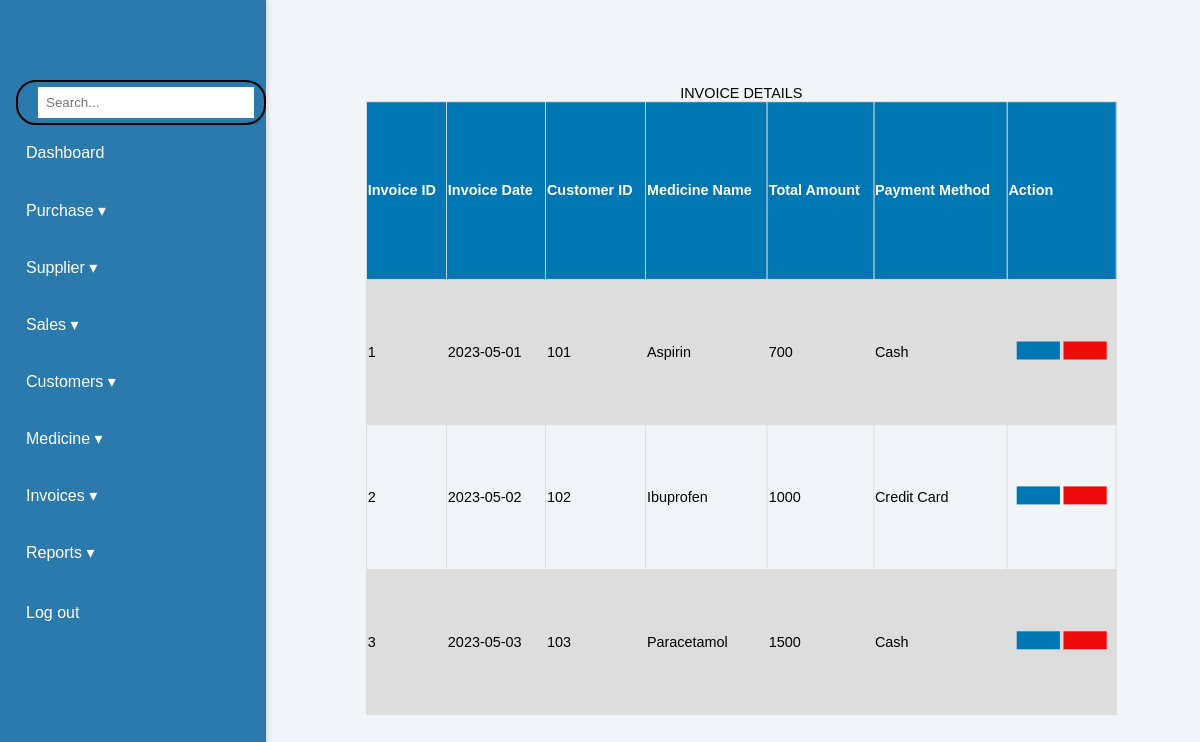
The app's page /invoices-view.php with its own data.
### tables this page shows
CREATE TABLE `invoices` (
  `INVOICE ID` int(11) NOT NULL,
  `INVOICE DATE` date NOT NULL,
  `CUSTOMER ID` int(11) NOT NULL,
  `MEDICINE NAME` text NOT NULL,
  `TOTAL AMOUNT` int(50) NOT NULL,
  `PAYMENT METHOD` text NOT NULL
);

### invoices-view.php (the view, shortened to what this page needs)
<!DOCTYPE html>
<html lang="en">
<head>
    <link rel="stylesheet" href="style.css">
    <link rel="stylesheet" href="Table1.css">
</head>
<body>
<div class="container">
<aside class="sidebar">
            <div class="profile">
            </div>
            <div class="search-bar">
                <input type="text" id="searchInput" placeholder="Search..." onkeyup="filterCards()">
            </div>
            <nav>
                <ul>
                    <li>
                        <ion-icon name="home-outline"></ion-icon> <a href="index.php">Dashboard</a>
                    </li>
                    <li>
                        <span class="dropdown">
                            <ion-icon name="cart-outline"></ion-icon> Purchase &#9662;
                        </span>
                    </li>
                    <li>
                        <span class="dropdown">
                            <ion-icon name="person-add-outline"></ion-icon> Supplier &#9662;
                        </span>
                    </li>
                    <li>
                        <span class="dropdown">
                            <ion-icon name="cash-outline"></ion-icon> Sales &#9662;
                        </span>
                    </li>
                    <li>
                    <span class="dropdown">
                            <ion-icon name="people-circle"></ion-icon> Customers &#9662;
                        </span>
                    </li>
                    <li>
                        <span class="dropdown">
                            <ion-icon name="medkit-outline"></ion-icon> Medicine &#9662;
                        </span>
                    </li>
                    <li>
                        <span class="dropdown">
                            <ion-icon name="document-text-outline"></ion-icon> Invoices &#9662;
                        </span>
                    </li>
                    <li>
                        <span class="dropdown">
                            <ion-icon name="analytics-outline"></ion-icon> Reports &#9662;
                        </span>
                    </li>
                    <ul>
                    <li>
                        <ion-icon name="home-outline"></ion-icon> <a href="login.php">Log out</a>
                    </li>
                </ul>
            </nav>
        </aside>
    <table id="table1">
        <caption>INVOICE DETAILS</caption>
        <tr>
            <th>Invoice ID</th>
            <th>Invoice Date</th>
            <th>Customer ID</th>
            <th>Medicine Name</th>
            <th>Total Amount</th>
            <th>Payment Method</th>
            <th>Action</th>
        </tr>
        <?php
        include "config.php";
        $sql = "SELECT `INVOICE ID`, `INVOICE DATE`, `CUSTOMER ID`, `MEDICINE NAME`, `TOTAL AMOUNT`, `PAYMENT METHOD` FROM `invoices`";
        $result = $conn->query($sql);
        if ($result->num_rows > 0) {
            while ($row = $result->fetch_assoc()) {
                echo "<tr>";
                echo "<td>" . $row["INVOICE ID"] . "</td>";
                echo "<td>" . $row["INVOICE DATE"] . "</td>";
                echo "<td>" . $row["CUSTOMER ID"] . "</td>";
                echo "<td>" . $row["MEDICINE NAME"] . "</td>";
                echo "<td>" . $row["TOTAL AMOUNT"] . "</td>";
                echo "<td>" . $row["PAYMENT METHOD"] . "</td>";
                echo "<td align=center>";
                echo "<a class='button1 print-btn' href='print-invoice.php?id=" . $row['INVOICE ID'] . "'><ion-icon name='print-outline'></ion-icon></a>";
                echo "<a class='button1 del-btn' href='invoice-delete.php?id=" . $row['INVOICE ID'] . "'><ion-icon name='trash-outline'></ion-icon></a>";
                echo "</td>";
                echo "</tr>";
            }
            echo "</table>";
        }
        ?>
    </body>
</html>

### style.css (style rules this page uses)
body { font-family: 'Poppins', sans-serif; margin: 0; padding: 0; background-color: #f1f5f9; }
.container { display: flex; height: 100vh; }
.sidebar .profile { display: flex; align-items: center; margin-top: 40px; margin-bottom: 20px; }
.sidebar { width: 280px; background-color: #2b7aae; color: white; padding-left: 1rem; box-shadow: 2px 0 5px rgba(0, 0, 0, 0.1); z-index: 100; }
.sidebar nav ul { list-style-type: none; padding: 0; }
.sidebar nav ul li { padding: 15px 0; cursor: pointer; transition: background-color 0.3s; position: relative; width: 100%; margin-bottom: 0.5rem; }
.sidebar nav ul li a { text-decoration: none; color: white; }
.dropdown { cursor: pointer; display: flex; align-items: center; }
.search-bar { display: flex; align-items: center; border: 2px solid black; border-radius: 20px; padding: 5px 10px; width: 250px; }
.search-bar input { border: none; outline: none; padding: 8px; width: 100%; }
* { margin: 0; padding: 0; font-family: 'Poppins', sans-serif; box-sizing: border-box; }

### Table1.css (style rules this page uses)
#table1 { font-family: Arial; border-collapse: collapse; margin-top: 50px; margin-bottom: 50px; margin-right: auto; margin-left: 100px; width: 80%; overflow: auto; transform-origin:0%; transform: scale(0.9); }
#table1 td, #table1 th { border: 1px solid #ddd; padding: 1px; }
#table1 tr:nth-child(even) { background-color: #ddd; }
#table1 th { padding-top: 12px; padding-bottom: 12px; text-align: left; background-color: #0077b3; color: white; }
.button1 { border:none; color: white; padding: 10px 24px; text-align: center; text-decoration: none; display: inline-block; margin: 4px 2px; cursor: pointer; }
.print-btn { background-color:#0077b3; }
.del-btn { background-color:#ed0b0b; }

### records on screen
invoices: INVOICE ID "1", INVOICE DATE "2023-05-01", CUSTOMER ID "101", MEDICINE NAME "Aspirin", TOTAL AMOUNT "700", PAYMENT METHOD "Cash"
invoices: INVOICE ID "2", INVOICE DATE "2023-05-02", CUSTOMER ID "102", MEDICINE NAME "Ibuprofen", TOTAL AMOUNT "1000", PAYMENT METHOD "Credit Card"
invoices: INVOICE ID "3", INVOICE DATE "2023-05-03", CUSTOMER ID "103", MEDICINE NAME "Paracetamol", TOTAL AMOUNT "1500", PAYMENT METHOD "Cash"
